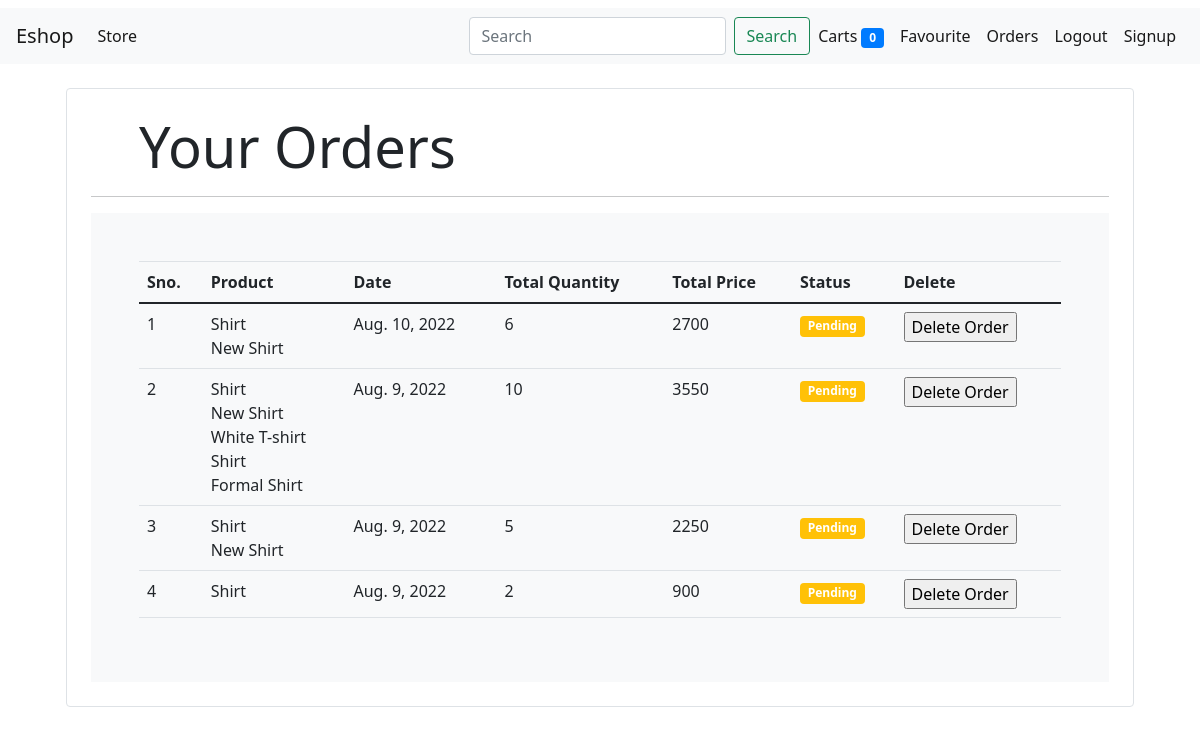
The page /orders (signed in) on the database its author committed.
### store/models/order.py (models this page shows, shortened)
class Order(models.Model):
    product= models.ManyToManyField(Product, blank=True)
    customer = models.ForeignKey(Customer,
                                 on_delete=models.CASCADE)
    quantity = models.IntegerField(default=1)
    price = models.IntegerField()
    address = models.CharField(max_length=50, default='', blank=True)
    phone = models.CharField(max_length=50, default='', blank=True)
    date = models.DateField(default=datetime.datetime.today)
    status = models.BooleanField(default=False)
    @staticmethod
    def get_orders_by_customer_id(customer_id):
        return Order.objects.filter(customer=customer_id).order_by('-date')

### store/models/products.py (models this page shows, shortened)
class Product(models.Model):
    name=models.CharField(max_length=50)
    price=models.IntegerField(default=0)
    category=models.ForeignKey(Category, on_delete=models.CASCADE, default=1, null=True, blank=True)
    description=models.CharField(max_length=200, default='')
    image=models.ImageField(upload_to='upload/products/', default="default.jpg")

### store/views/orders.py (the view)
# urls.py: path('orders', Orders.as_view(), name='orders'),
class Orders(View):
    def get(self, request):
        try:
            del_order=request.GET["del_order"]
            if del_order:
                dell=Order.objects.filter(id=del_order)
                print(dell)
                dell.delete()
        except:
            pass
        customer=request.session.get('customer')
        orders=Order.get_orders_by_customer_id(customer).order_by('-date')
        return render(request, 'orders.html', {'orders':orders})

### store/templatetags/cart.py (called while the page is built)
@register.filter(name='total_cart')
def total_cart(cart):
    return sum([i for i in cart])

@register.filter(name='currency')
def currency(number):
    return 'Rs ' + str(number)

@register.filter(name='multiply')
def multiply(number, number1):
    return number*number1

### store/templates/orders.html (shortened to what this page needs)
{% extends 'base.html'%}
{% block content%}
{% load cart %}
<div class="container">
  <div class="border rounded p-4 m-4">
    <p class="display-4 pl-4 ml-4">Your Orders</p>
    <hr>
    <section class="bg-light p-5">
      <div class="responsive-table" id="no-more-tables">
    <table class="table">
      <thead>
        <tr>
          <th>Sno.</th>
          <th>Product</th>
          <th>Date</th>
          <th>Total Quantity</th>
          <th>Total Price</th>
          <th>Status</th>
          <th>Delete</th>
        </tr>
      </thead>
      <tbodys>
        {% for order in orders %}
        <tr>
          <td data-title="Sno.">{{ forloop.counter}}</td>
          <td data-title="Product">
            {%for i in order.product.all%}
            {{i.name}}<br>
            {% endfor%}
          </td>
          <td data-title="Date">{{order.date}}</td>
          <td data-title="Quantity"> {{order.quantity}}</td>
          <td data-title="Price"> {{order.price}}</td>
          {% if order.status%}
          <td data-title="Status"><small class="badge badge-success">Completed</small></td>
          {% else%}
          <td data-title="Delete"><small class="badge badge-warning">Pending</small></td>
          <td data-title="Sno.">
            <form action="" method="GET">
              <input type="submit" value="Delete Order">
            </form>
          </td>
          {%endif%}
        </tr>
        <tr>
          {% endfor %}
    </table>
    </section>
    </div>
  </div>
{% endblock%}

### store/templates/base.html (style rules this page uses)
body { width: 100%; height: 100%; }

### rows shown on the page
Order: date "Aug. 10, 2022", quantity "6", price "2700"
Product: name "Shirt"
Product: name "New Shirt"
Order: date "Aug. 9, 2022", quantity "10", price "3550"
Product: name "White T-shirt"
Product: name "Shirt"
Product: name "Formal Shirt"
Order: date "Aug. 9, 2022", quantity "5", price "2250"
Order: date "Aug. 9, 2022", quantity "2", price "900"

### other values the page prints
{{ request.session.cart.values|total_cart }} "0"
